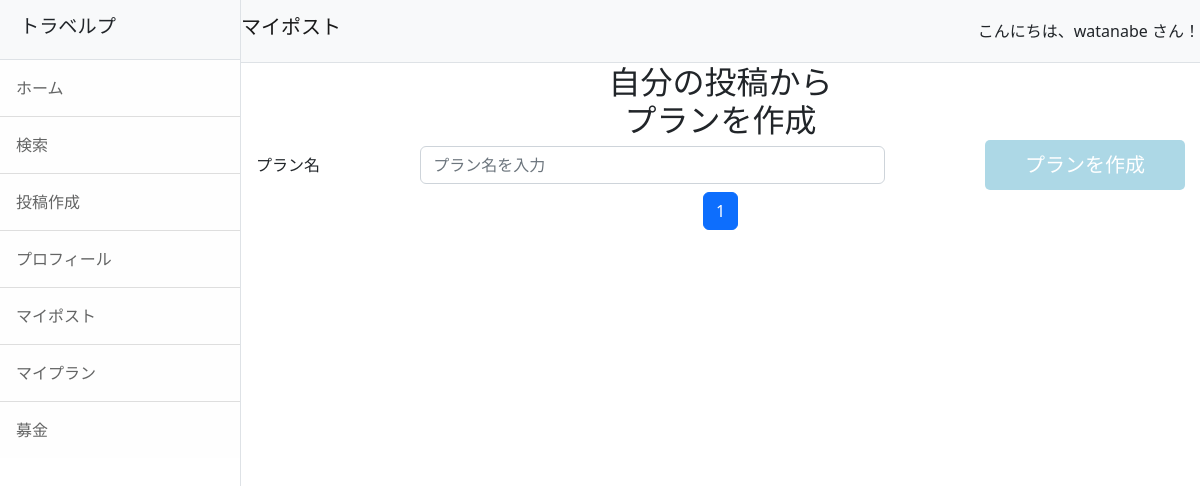
The page /mypost/ (signed in) on the database as committed earlier.
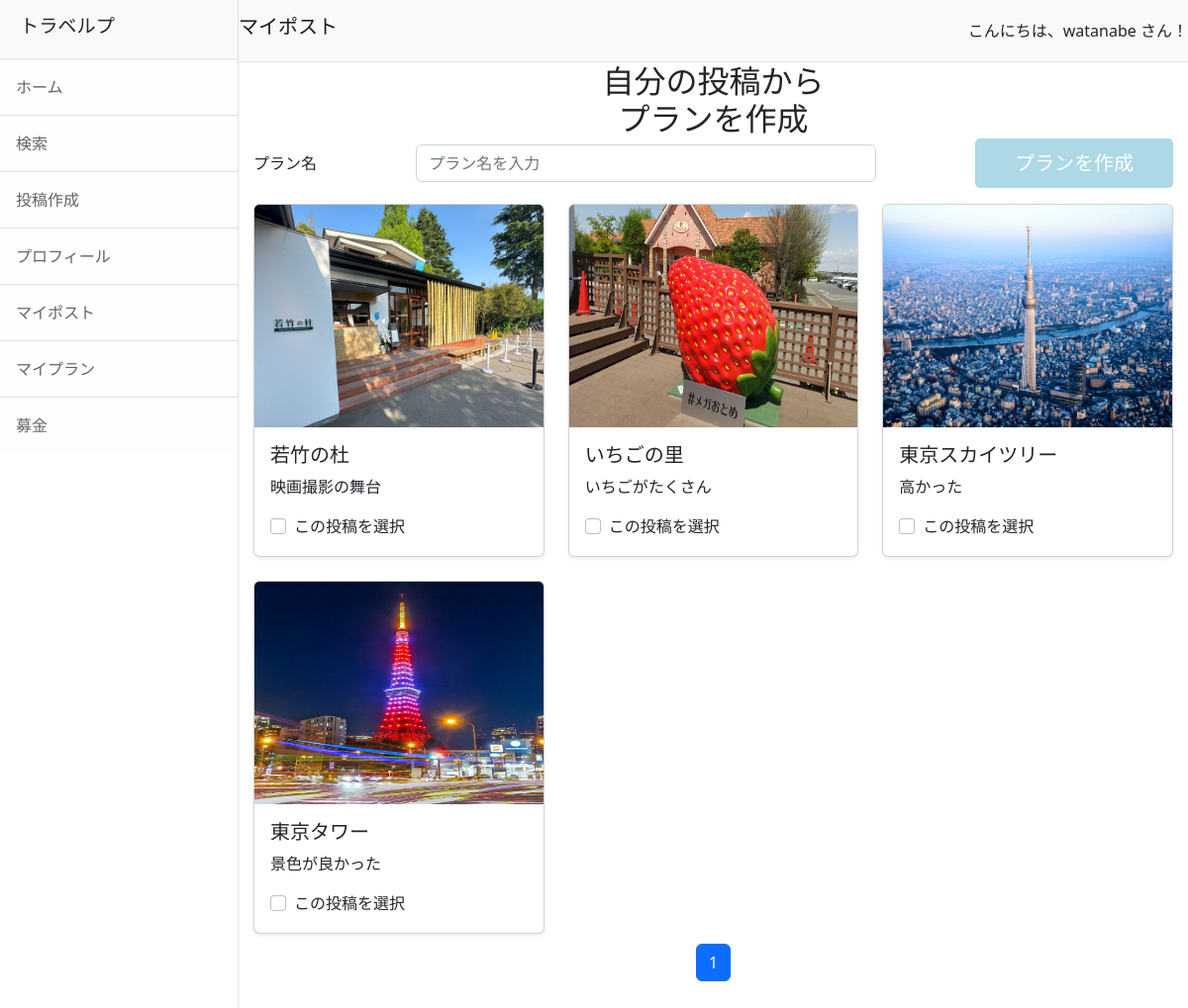
The same page on the database as committed later.
### accounts/models.py (models this page shows, shortened)
class CustomUser(AbstractUser):
    pass
    nickname = models.CharField(max_length=150, blank=True, null=True)
    profile_image = models.ImageField(upload_to='profile_images/', null=True, blank=True)
    profile_description = models.TextField(null=True, blank=True)

### travelp/models.py (models this page shows, shortened)
class Post(models.Model):
    user = models.ForeignKey(CustomUser, on_delete=models.SET_NULL, null=True, blank=True)
    title = models.CharField(max_length=200)
    comment = models.TextField()
    created_at = models.DateTimeField(auto_now_add=True)
    caption = models.TextField(verbose_name='場所', blank=True)
    fundraising = models.BooleanField(default=False)
    latitude = models.DecimalField(max_digits=15, decimal_places=11, null=True, blank=True)  # 緯度
    longitude = models.DecimalField(max_digits=15, decimal_places=11, null=True, blank=True)  # 経度

class PostImage(models.Model):
    post = models.ForeignKey(Post, related_name='images', on_delete=models.CASCADE)
    image = models.ImageField(upload_to='photos')

### travelp/views.py (the view, shortened to what this page needs)
# urls.py: path('mypost/', views.mypost, name='mypost'),
@login_required
def mypost(request):
    posts_list = Post.objects.filter(user=request.user).order_by('-created_at')
    paginator = Paginator(posts_list, 6)
    page_number = request.GET.get('page')
    posts = paginator.get_page(page_number)  # 現在のページのオブジェクトを取得
    return render(request, 'mypost.html', {'posts': posts})

### travelp/templates/mypost.html (shortened to what this page needs)
{% extends 'base.html' %}
{% load static %}
{% block header %}マイポスト{% endblock %}
{% block content %}
    <h2 style="width: 80%; margin: 0 auto; text-align: center;">自分の投稿から<br>プランを作成</h2>
    <form id="plan-form" method="POST" action="{% url 'travelp:mypost' %}">
      <div class="mb-3 d-flex align-items-center justify-content-between">
        <label for="plan_name" class="form-label mb-0">プラン名</label>
        <input type="text" id="plan_name" name="plan_name" class="form-control" style="width: 50%;" placeholder="プラン名を入力" required>
        <button type="submit" class="button">プランを作成</button>
      </div>
      <div class="row g-4">
        {% for post in posts %}
          <div class="col-12 col-sm-6 col-md-4">
            <div class="card shadow-sm">
              <img src="{{ post.images.first.image.url }}" class="bd-placeholder-img card-img-top" width="100%" height="225" alt="投稿画像">
              <div class="card-body">
                <h5 class="card-title">{{ post.title|slice:":10" }}{% if post.title|length > 10 %}...{% endif %}</h5>
                <p class="card-text">{{ post.comment|slice:":10" }}{% if post.comment|length > 10 %}...{% endif %}</p>
                <div class="form-check">
                  <input class="form-check-input" type="checkbox" value="{{ post.pk }}" id="post{{ post.pk }}" name="selected_posts">
                  <label class="form-check-label" for="post{{ post.pk }}">
                    この投稿を選択
                  </label>
                </div>
              </div>
            </div>
          </div>
        {% endfor %}
      </div>
      {% include 'pagination.html' with page_obj=posts %}
    </form>
{% endblock %}

### travelp/templates/base.html (shortened to what this page needs)
{% load static %}
<!DOCTYPE html>
<html lang="ja">
    <head>
        <link href="{% static 'css/styles.css' %}" rel="stylesheet" />
        <link rel="stylesheet" href="https://unpkg.com/leaflet@1.7.1/dist/leaflet.css" />
    </head>
    <body class="{% if request.user.is_staff %} dark-mode {% endif %}">
        <div class="d-flex" id="wrapper">
            <div class="border-end bg-white" id="sidebar-wrapper">
                <div class="sidebar-heading border-bottom bg-light">
                    <h1 class="navbar-brand">トラベルプ</h1>
                </div>
                <div class="list-group list-group-flush">
                    <a class="list-group-item list-group-item-action list-group-item-light p-3" href="{% url 'travelp:index' %}">ホーム</a>
                    <a class="list-group-item list-group-item-action list-group-item-light p-3" href="{% url 'travelp:search' %}">検索</a>
                    <a class="list-group-item list-group-item-action list-group-item-light p-3" href="{% url 'travelp:post' %}">投稿作成</a>
                    {% if request.user.is_authenticated %}
                        <a class="list-group-item list-group-item-action list-group-item-light p-3" href="{% url 'travelp:myprofile' %}">プロフィール</a>
                        <a class="list-group-item list-group-item-action list-group-item-light p-3" href="{% url 'travelp:mypost' %}">マイポスト</a>
                        <a class="list-group-item list-group-item-action list-group-item-light p-3" href="{% url 'travelp:myplan' %}">マイプラン</a>
                        <a class="list-group-item list-group-item-action list-group-item-light p-3" href="{% url 'travelp:fundraising_list' %}">募金</a>
                    {% endif %}
                </div>
            </div>
            <div id="page-content-wrapper">
                <nav class="navbar navbar-expand-lg navbar-light bg-light border-bottom d-flex justify-content-between">
                    <h1 class="navbar-brand">{% block header %}ホーム{% endblock %}</h1>
                    {% if request.user.is_authenticated %}
                        <div class="text-end">
                            こんにちは、{{ request.user.username }} さん！
                        </div>
                    {% endif %}
                </nav>
                <div class="container-fluid">
                    {% block content %}{% endblock %}
                    <div class="d-flex justify-content-center mt-5">
                    </div>
                </div>
            </div>
        </div>
    </body>
</html>

### travelp/templates/pagination.html (shortened to what this page needs)
<ul class="pagination" style="justify-content:center">
    {% for num in page_obj.paginator.page_range %}
        {% if page_obj.number == num %}
        <li class="page-item active">
            <span class="page-link">{{ num }}</span>
        </li>
        {% else %}
        <li class="page-item">
            <a class="page-link" href="?page={{ num }}">{{ num }}</a>
        </li>
        {% endif %}
    {% endfor %}
</ul>

Rows that differ between the two databases and show on the page:
added Post: images.first.image (picture), title "若竹の杜", comment "映画撮影の舞台"
added Post: images.first.image (picture), title "いちごの里", comment "いちごがたくさん"
added Post: images.first.image (picture), title "東京スカイツリー", comment "高かった"
added Post: images.first.image (picture), title "東京タワー", comment "景色が良かった"
